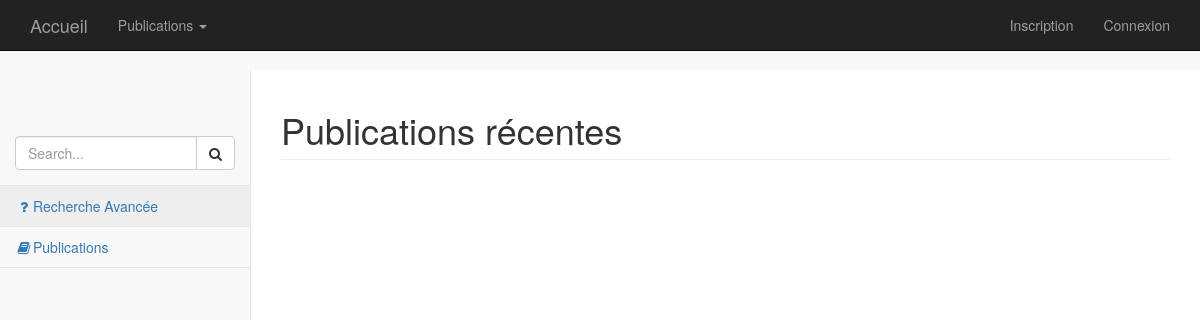
The page /index.php?controleur=publication on the database as committed earlier.
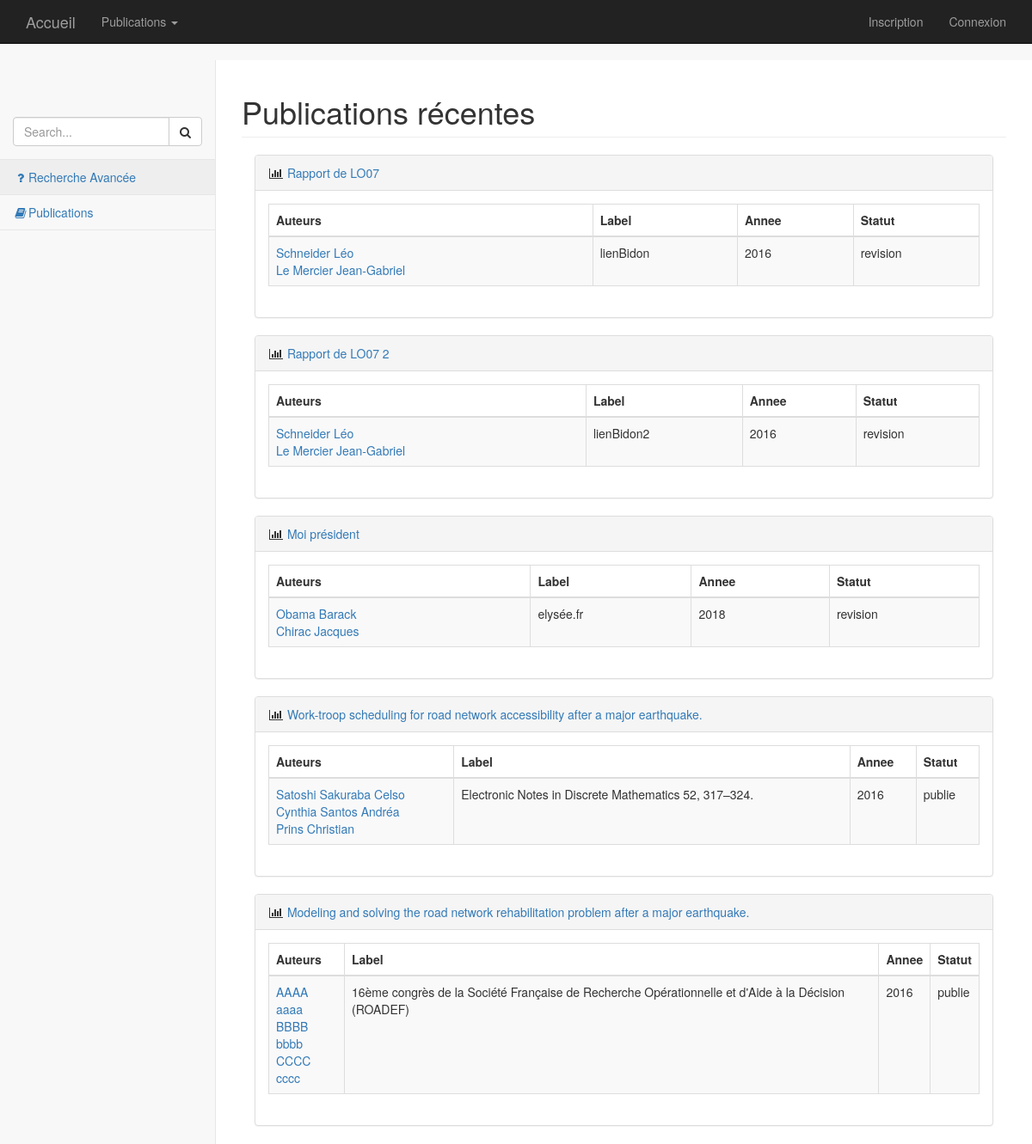
The same page on the database as committed later.
### tables this page shows
CREATE TABLE IF NOT EXISTS `Publication` (
  `id` int(11) NOT NULL AUTO_INCREMENT,
  `titre_article` varchar(500) NOT NULL,
  `reference_publication` varchar(500) NOT NULL,
  `annee` int(11) NOT NULL,
  `categorie` varchar(25) NOT NULL,
  `lieu` varchar(100) DEFAULT NULL,
  `statut` varchar(20) NOT NULL,
  `date_ajout` date NOT NULL,
  PRIMARY KEY (`id`)
);

CREATE TABLE IF NOT EXISTS `Auteur` (
  `id` int(11) NOT NULL AUTO_INCREMENT,
  `organisation` varchar(50) NOT NULL,
  `equipe` varchar(25) NOT NULL,
  `nom` varchar(25) NOT NULL,
  `prenom` varchar(25) NOT NULL,
  PRIMARY KEY (`id`)
);

### Controleur/ControleurPublication.php (called while the page is built, shortened)
<?php
	require_once 'Classes/Publication.php';
	require_once 'Classes/Chercheur.php';
        require_once 'Core/Vue.php';
        require_once 'Core/Controleur.php';
	class ControleurPublication extends Controleur{
            private $publications;
            public function __construct(){
                $this->chercheur = new Chercheur(null, 'nom', 'prenom', 'UTT', 'equipe');
                $this->publications = new Publication(null, $this->chercheur, 'titre', 'ref', 'annee', 'statut', 'type');
            }
            public function index(){
                try{
                    $donneesSpecifiques = array('publicationsAuteur' => $this->publications->getPublicationsRecentes(), 'titrePage' => 'Publications récentes');
                    $this->genererVue($donneesSpecifiques);
                }
                catch(Exception $e){
                    $msgErreur = $e->getMessage();
                    $this->genererVue($msgErreur);
                }
            }
        }

### Core/Routeur.php (called while the page is built, shortened)
<?php
    require_once 'Core/Vue.php';
    class Routeur{
        public function routerRequete(){
            try{
                $requete = new Requete(array_merge($_GET, $_POST));
                $controleur = $this->creerControleur($requete);
                $action = $this->creerAction($requete);
                $controleur->executerAction($action);
            }
            catch(Exception $e){
                $this->gererErreur($e);
            }
        }
        private function creerControleur(Requete $requete){
            $controleur = "Accueil";
            if($requete->existeParametre('controleur')){
                $controleur = $requete->getParametre('controleur');
                $controleur = ucfirst($controleur);
            }
            $classeControleur = 'Controleur' . $controleur;
            $fichierControleur = 'Controleur/' . $classeControleur . '.php';
            if(file_exists($fichierControleur)){
                $controleur = new $classeControleur();
                $controleur->setRequete($requete);
                return $controleur;
            }
            else{
                throw new Exception("Fichier '$fichierControleur' introuvable");
            }
        }
        private function creerAction(Requete $requete){
            $action = "index";
            return $action;
        }
    }

### index.php (called while the page is built, shortened)
<?php
    require 'Core/Routeur.php';
    $routeur = new Routeur();
    $routeur->routerRequete();

### Core/Configuration.php (called while the page is built)
<?php
    class Configuration{
        private static $parametres;
        public static function get($nom, $valeurDefaut = null){
            if(isset(self::getParametres()[$nom])){
                $valeur = self::getParametres()[$nom];
            }
            else{
                $valeur = $valeurDefaut;
            }
            return $valeur;
        }
        private static function getParametres(){
            if(self::$parametres == null){
                $cheminFichier = 'Config/prod.ini';
                if(!file_exists($cheminFichier)){
                    $cheminFichier = 'Config/dev.ini';
                }
                if(!file_exists($cheminFichier)){
                    throw new Exception('Aucun fichier de configuration trouvé');
                }
                else{
                    self::$parametres = parse_ini_file($cheminFichier);
                }
            }
            return self::$parametres;
        }
    }

### Classes/Publication.php (called while the page is built, shortened)
<?php
    require_once 'Core/Modele.php';
    class Publication extends Modele{
	private $id;
        private $auteurs = array();
        private $titre;
        private $ref;
        private $annee;
        private $statut;
        private $lieu;
        public function __construct($id, $auteurs, $titre, $ref, $annee, $statut, $type, $lieu =null) {
		$this->id = $id;
        	$this->auteurs = $auteurs;
		$this->titre = $titre;
		$this->ref = $ref;
		$this->annee = $annee;
		$this->statut = $statut;
                $this->lieu = $lieu;
        }
	public function getId(){return $this->id;}
        public function getAuteurs(){return $this->auteurs;}
        public function getTitre(){return $this->titre;}
        public function getRef(){return $this->ref;}
        public function getAnnee(){return $this->annee;}
        public function getStatut(){return $this->statut;}
        public function getLieu(){return $this->lieu;}
        public function getPublicationsRecentes(){
            $reqPublications = 'SELECT Publication.* FROM Publication ORDER BY Publication.date_ajout DESC LIMIT 5';
            $reponsePublications = $this->executerRequete($reqPublications);
            while($donneesPublication = $reponsePublications->fetch()){
                $reqAuteurs = 'SELECT Auteur.* FROM redige, Auteur WHERE Auteur.id = redige.Auteur_id AND redige.Publication_id = ? ORDER BY redige.place';
                $reponseAuteurs = $this->executerRequete($reqAuteurs, array($donneesPublication['id']));
                $idAuteurs = array();
                while($donneesAuteurs = $reponseAuteurs->fetch()){
                    $idAuteurs[] = new Chercheur($donneesAuteurs['id'], $donneesAuteurs['nom'], $donneesAuteurs['prenom'], $donneesAuteurs['organisation'], $donneesAuteurs['equipe']);
                }
                if($donneesPublication['categorie'] === 'CI' || $donneesPublication['lieu'] === 'CF'){
                    $publications[] = new Publication($donneesPublication['id'], $idAuteurs, $donneesPublication['titre_article'], $donneesPublication['reference_publication'], $donneesPublication['annee'], $donneesPublication['statut'], $donneesPublication['categorie'] ,$donneesPublication['lieu']);
                }
            else{
                $publications[] = new Publication($donneesPublication['id'], $idAuteurs, $donneesPublication['titre_article'], $donneesPublication['reference_publication'], $donneesPublication['annee'], $donneesPublication['statut'], $donneesPublication['categorie']);
                }
            }
            return $publications;
        }
    }

### Core/Modele.php (called while the page is built)
<?php
    require_once 'Configuration.php';
    abstract class Modele{
        private static $bdd;
        protected function executerRequete($sql, $params = null){
            if($params == null){
                $resultat = self::getBdd()->query($sql);
            }
            else{
                $resultat = self::getBdd()->prepare($sql);
                $resultat->execute($params);
            }
            return $resultat;
        }
        private static function getBdd(){
            if(self::$bdd == null){
                $dsn = Configuration::get("dsn");
                $login = Configuration::get("login");
                $mdp = Configuration::get("mdp");
                self::$bdd = new PDO($dsn, $login, $mdp,
                            array(PDO::ATTR_ERRMODE => PDO::ERRMODE_EXCEPTION));
            }
            return self::$bdd;
        }
    }

### Classes/Chercheur.php (called while the page is built, shortened)
<?php
    require_once 'Core/Modele.php';
    require_once 'Publication.php';
    class Chercheur extends Modele{
	private $id;
        private $nom;
	private $prenom;
        public function __construct ($id,$nom,$prenom,$organisation,$equipe){
		$this->id = $id;
		$this->nom = $nom;
		$this->prenom= $prenom;
        }
        public function getId(){return ($this->id);}
	public function getNom(){return ($this->nom);}
	public function getPrenom(){return ($this->prenom);}
    }

### Vue/Publication/index.php (the view, shortened to what this page needs)
<?php
    $this->titreEntete = 'Publications';
    $this->script = "<script src='styles/jquery/monjqueryRecherche.js'></script>";
    $this->stylesCss = '
    <link href="bootstrap/bower_components/metisMenu/dist/metisMenu.min.css" rel="stylesheet">
    <link href="bootstrap/dist/css/timeline.css" rel="stylesheet">
    <link href="bootstrap/dist/css/sb-admin-2.css" rel="stylesheet">
    <link href="bootstrap/bower_components/morrisjs/morris.css" rel="stylesheet">
    <link href="styles/css/Moncss.css" rel="stylesheet" type="text/css">';
?>
 <nav>
      <div class="navbar-default sidebar" role="navigation">
        <div class="sidebar-nav navbar-collapse">
          <ul class="nav" id="side-menu">
            <li class="sidebar-search">
              <div class="input-group custom-search-form">
                <input type="text" class="form-control" placeholder="Search...">
                <span class="input-group-btn">
                  <button class="btn btn-default" type="button">
                    <i class="fa fa-search"></i>
                  </button>
                </span>
              </div>
            </li>
            <li><a data-toggle="modal" data-target="#myModal"><i class="fa fa-question fa-fw"></i>Recherche Avancée</a></li>
            <li><a href="index.php?controleur=publicationCategorie"><i class="fa fa-book fa-fw"></i>Publications</a></li>
          </ul>
        </div>
      </div>
    </nav>
    <div id="page-wrapper">
      <div class="row">
        <div class="col-lg-12">
           <h1 class="page-header"><?= $titrePage ?></h1>
        </div>
      </div>
      <div id="contenu">
        <?php foreach($publicationsAuteur as $publication) :?>
            <div class="col-lg-12">
                <div class="panel panel-default">
                    <div class="panel-heading">
                        <i class="fa fa-bar-chart-o fa-fw"></i>
                            <a href= "index.php?controleur=publicationSpecifique&id=<?= $publication->getId()?>">
                                <?= $publication->getTitre() ?>
                            </a>
                </div>
                <div class="panel-body">
                    <div class="row">
                        <div class="col-lg-12">
                            <div class="table-responsive">
                                <table class="table table-bordered table-hover table-striped">
                                    <thead>
                                        <tr>
                                            <th>Auteurs</th>
                                            <th>Label</th>
                                            <th>Annee</th>
                                            <th>Statut</th>
                                        </tr>
                                    </thead>
                                    <tbody>
                                        <tr>
                                            <td>
                                                <?php foreach($publication->getAuteurs() as $auteur) :?>
                                                  <a href= "index.php?controleur=publication&action=publicationsChercheur&id=<?= $auteur->getId()?>">
                                                    <?php echo $auteur->getNom() . ' ' . $auteur->getPrenom() . ' </br>' ?>
                                                  </a>
                                                <?php endforeach; ?>
                                            </td>
                                            <td><?php echo $publication->getRef();?></td>
                                            <td><?php echo $publication->getAnnee();?></td>
                                            <td><?php echo $publication->getStatut();?></td>
                                        </tr>
                                    </tbody>
                                </table>
                            </div>
                        </div>
                        <div class="col-lg-12">
                        </div>
                    </div>
                </div>
            </div>
        </div>
<?php endforeach; ?>
      </div>
        <div class="row">
                <div class="col-lg-2">
                </div>
            </div>
    </div>

### Vue/gabarit.php (shortened to what this page needs)
<!DOCTYPE html>
<html lang="en">
<head>
    <link href="bootstrap/bower_components/bootstrap/dist/css/bootstrap.min.css" rel="stylesheet">
    <link href="bootstrap/css/bootstrap.min.css" rel="stylesheet">
    <link href="bootstrap/css/heroic-features.css" rel="stylesheet">
    <link href="bootstrap/bower_components/font-awesome/css/font-awesome.min.css" rel="stylesheet" type="text/css">
  <link rel="stylesheet" href="//code.jquery.com/ui/1.11.4/themes/smoothness/jquery-ui.css">
        <?= $stylesCss ?>
</head>
<body>
    <div id="wrapper">
    <div id="container">
  <nav class="navbar navbar-inverse navbar-fixed-top topnav" role="navigation">
    <div class="container topnav">
      <div class="navbar-header">
        <ul class="nav navbar-nav navbar-left">
          <li><a class="navbar-brand" href="index.php">Accueil</a></li>
          <li class="dropdown">
            <a href="#" class="dropdown-toggle" data-toggle="dropdown" role="button" aria-haspopup="true" aria-expanded="false">Publications <span class="caret"></span></a>
          </li>
        </ul>
      </div>
      <div class="collapse navbar-collapse" id="bs-example-navbar-collapse-1">
        <ul class="nav navbar-nav navbar-right">
          <?php if (!isset($_SESSION['idUtilisateur'])): ?>
            <li><a href="index.php?controleur=inscription">Inscription</a></li>
            <li><a data-toggle="modal" data-target="#modalConnexion">Connexion</a></li>
          <?php endif; ?>
        </ul>
      </div>
    </div>
  </nav>
    </div>
<?= $contenu ?>
    </div>
</body>
</html>

### Core/Controleur.php (shortened to what this page needs)
<?php
    require_once 'Core/Vue.php';
    abstract class Controleur{
        private $action;
        public function executerAction($action){
            try{
                if(method_exists($this, $action)){
                    $this->action = $action;
                    $this->{$this->action}();
                }
                else{
                    $classeControleur = get_class($this);
                    throw new Exception("Action '$action' non définie dans la classe '$classeControleur'");
                }
            }
            catch(Exception $e){
                throw $e;
            }
        }
        protected function genererVue($donneesVue = array(), $action = null){
            $actionVue = $this->action;
            $classeControleur = get_class($this);
            $controleur = str_replace("Controleur", "", $classeControleur);
            $vue = new Vue($actionVue, $controleur);
            $vue->generer($donneesVue);
        }
    }

### Core/Vue.php (shortened to what this page needs)
<?php
    require_once 'Configuration.php';
    class Vue{
        private $fichier;
        private $titreEntete;
        private $script;
        public function __construct($action, $controleur =''){
            $fichier = "Vue/";
            if ($controleur != ''){
                $fichier = $fichier . $controleur . "/";
            }
            $this->fichier = $fichier . $action . ".php";
        }
        public function generer($donneesSpecifiques){
            $contenu = $this->genererFichier($this->fichier, $donneesSpecifiques);
            $racineWeb = Configuration::get("racineWeb", "/");
            $vue = $this->genererFichier('Vue/gabarit.php',
                array(
                    'titreEntete' => $this->titreEntete,
                    'stylesCss' => $this->stylesCss,
                    'racineWeb' => $racineWeb,
                    'script' => $this->script,
                    'contenu' => $contenu
                ));
            echo $vue;
        }
        private function genererFichier($fichier, $donnees){
            if(file_exists($fichier)){
                extract($donnees);
                require $fichier;
                return ob_get_clean();
            }
            else{
                throw new Exception("Fichier '$fichier' introuvable");
            }
        }
    }

Rows that differ between the two databases and show on the page:
added publication: titre_article "Rapport de LO07", reference_publication "lienBidon", annee "2016", statut "revision"
added auteur: nom "Schneider", prenom "Léo"
added auteur: nom "Le Mercier", prenom "Jean-Gabriel"
added publication: titre_article "Rapport de LO07 2", reference_publication "lienBidon2", annee "2016", statut "revision"
added publication: titre_article "Moi président", reference_publication "elysée.fr", annee "2018", statut "revision"
added auteur: nom "Obama", prenom "Barack", shown under "Moi président"
added auteur: nom "Chirac", prenom "Jacques", shown under "Moi président"
added publication: titre_article "Work-troop scheduling for road network accessibility after a major earthquake.", reference_publication "Electronic Notes in Discrete Mathematics 52, 317–324.", annee "2016", statut "publie"
added auteur: nom "Satoshi Sakuraba", prenom "Celso", shown under "Work-troop scheduling for road network accessibility after a major earthquake."
added auteur: nom "Cynthia Santos", prenom "Andréa", shown under "Work-troop scheduling for road network accessibility after a major earthquake."
added auteur: nom "Prins", prenom "Christian", shown under "Work-troop scheduling for road network accessibility after a major earthquake."
added publication: titre_article "Modeling and solving the road network rehabilitation problem after a major earthquake.", reference_publication "16ème congrès de la Société Française de Recherche Opérationnelle et d'Aide à la Décision (ROADEF)", annee "2016", statut "publie"
added auteur: nom "AAAA", prenom "aaaa", shown under "2016"
added auteur: nom "BBBB", prenom "bbbb", shown under "2016"
added auteur: nom "CCCC", prenom "cccc", shown under "2016"
